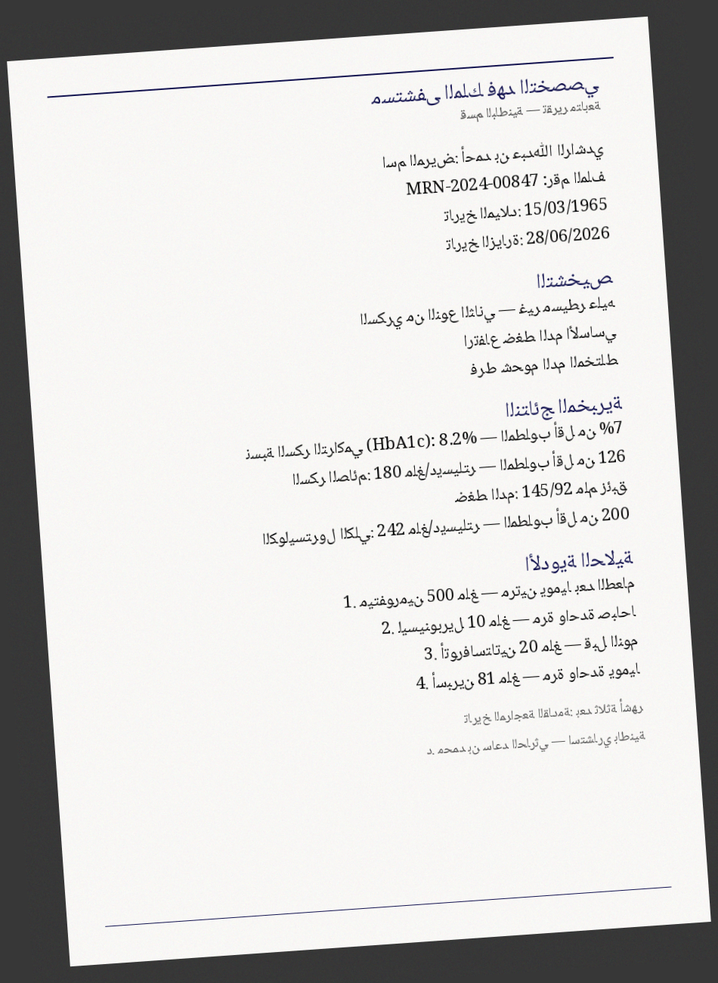
#> input picture verification/arabic_ocr_test_A_tilted.png, 718 x 983 px, shrunk from 950 x 1300 before the run
$ python -i deskew.py   (imports and definitions only)
#> lines starting #> are read from the running program, lines starting #| are printed output that depends on the picture; after the words box and inside, x2 and y2 are one past the last pixel; in counts of white or black regions, pixels touching at a corner belong together
#> further down, picture is the input picture: shape (983, 718, 3); mean B, G, R 208, 209.4, 210.2
"""
deskew.py
Corrects small rotation angles (typically -45° to +45°) caused by
placing paper slightly crooked on the scanner glass.
Uses Hough line transform for accuracy on text documents.
"""

import cv2
import numpy as np
from typing import Tuple


def detect_skew_angle(image: np.ndarray) -> float:
    """
    Detects the skew angle of a scanned document.

    Strategy:
    1. Convert to grayscale + threshold
    2. Detect lines using HoughLinesP
    3. Filter near-horizontal lines (text baseline)
    4. Return median angle

    Args:
        image: Input image (BGR or grayscale)

    Returns:
        Detected skew angle in degrees (negative = tilted left)
    """
    if len(image.shape) == 3:
        gray = cv2.cvtColor(image, cv2.COLOR_BGR2GRAY)
    else:
        gray = image.copy()

    # Threshold to get text as white on black
    _, thresh = cv2.threshold(gray, 0, 255, cv2.THRESH_BINARY_INV + cv2.THRESH_OTSU)
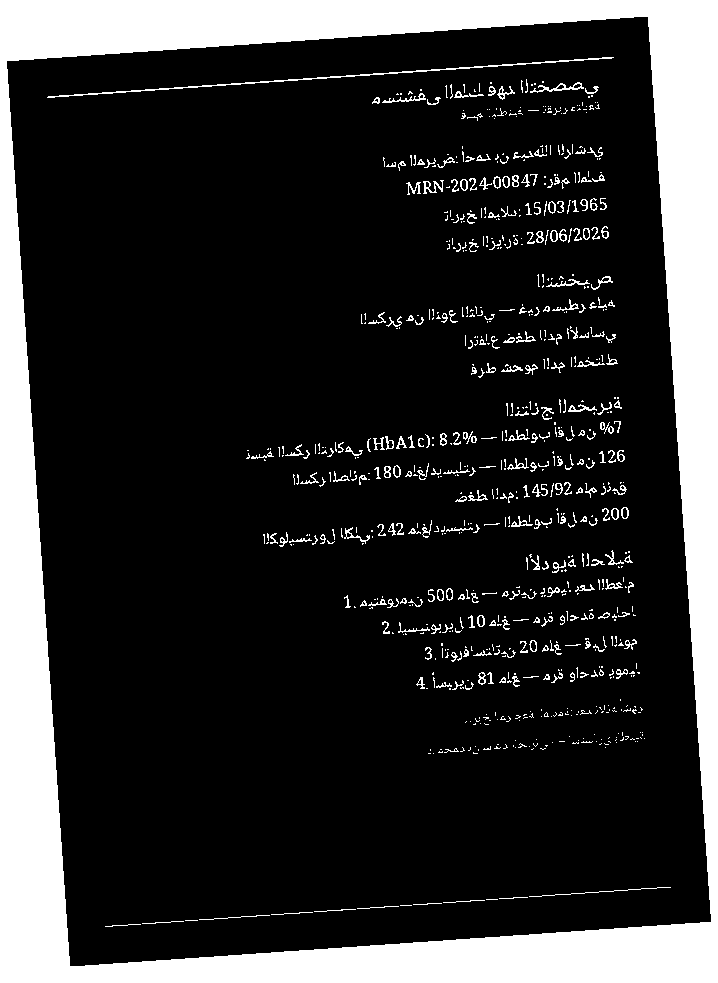
#> thresh: shape (983, 718); 19.5% white; 818 white regions (563 under 20 px), largest, box (x1, y1, x2, y2) and area: (0, 0, 718, 983) 122901, (47, 57, 614, 98) 962, (530, 82, 584, 93) 179

    # Morphological dilation to connect nearby characters into lines
    kernel = cv2.getStructuringElement(cv2.MORPH_RECT, (30, 1))
    dilated = cv2.dilate(thresh, kernel, iterations=2)
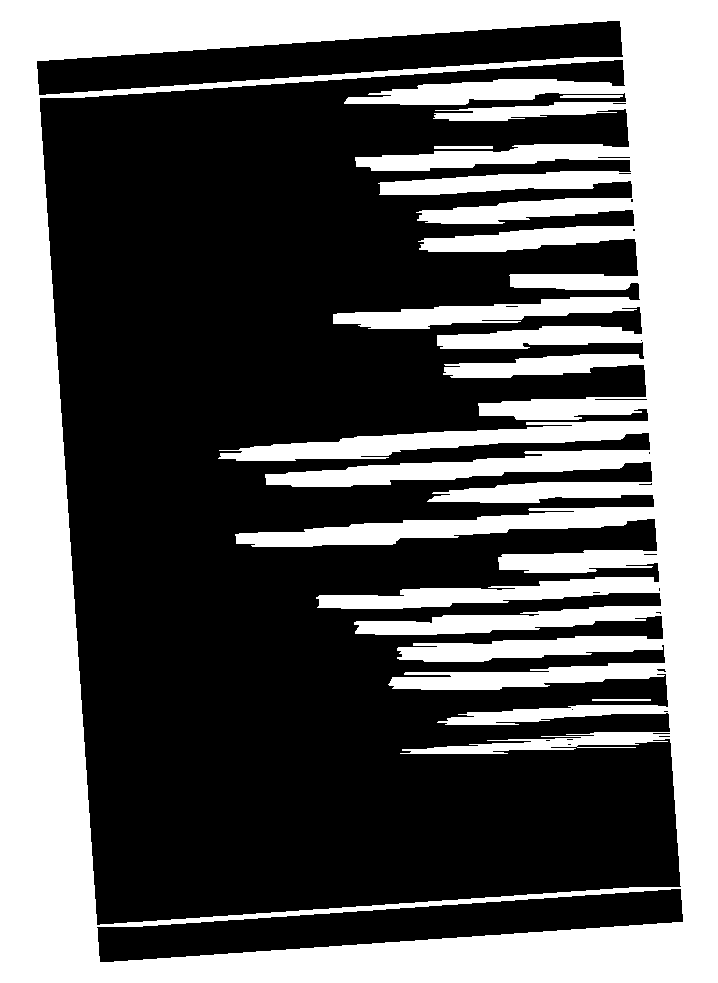
#> dilated: shape (983, 718); 38.6% white; 4 white regions, box (x1, y1, x2, y2) and area: (0, 0, 718, 983) 271841, (560, 95, 623, 98) 183, (434, 146, 493, 149) 177, (592, 699, 651, 701) 118

    # Detect lines
    lines = cv2.HoughLinesP(
        dilated,
        rho=1,
        theta=np.pi / 180,
        threshold=100,
        minLineLength=100,
        maxLineGap=20
    )
#> lines = 686 rows, first 6: [17, 0, 34, 982], [684, 0, 701, 982], [6, 982, 6, 0], [666, 0, 683, 982], [704, 982, 704, 0], [10, 982, 10, 0]

    if lines is None:
        return 0.0

    angles = []
    for line in lines:
        x1, y1, x2, y2 = line[0]
        if x2 - x1 == 0:
            continue
        angle = np.degrees(np.arctan2(y2 - y1, x2 - x1))
        # Keep only near-horizontal lines (text baselines)
        if -45 < angle < 45:
            angles.append(angle)
#> this loop made 686 passes
#> (x1, y1, x2, y2, angle) on passes 1, 2, 4: (17, 0, 34, 982, 89.01), (684, 0, 701, 982, 89.01), (666, 0, 683, 982, 89.01)
#> after the loop, angles = 104 values, max -0.818 at index 52, min -5.99 at index 9, mean -3.69

    if not angles:
        return 0.0

    # Use median to be robust against outliers
    median_angle = float(np.median(angles))
#> median_angle = -3.94

    # Clamp to reasonable range
    return max(-45.0, min(45.0, median_angle))


def detect_skew_angle_projection(image: np.ndarray) -> float:
    """
    Alternative skew detection using horizontal projection profile.
    More reliable for documents with sparse text.

    Args:
        image: Input image

    Returns:
        Detected skew angle in degrees
    """
    if len(image.shape) == 3:
        gray = cv2.cvtColor(image, cv2.COLOR_BGR2GRAY)
    else:
        gray = image.copy()

    _, thresh = cv2.threshold(gray, 0, 255, cv2.THRESH_BINARY_INV + cv2.THRESH_OTSU)

    best_angle = 0.0
    best_score = -1.0

    # Search angles from -15 to +15 degrees
    for angle in np.arange(-15, 15.5, 0.5):
        rotated = _rotate_image(thresh, angle)
        # Sum pixels per row — highest variance = most aligned
        projection = np.sum(rotated, axis=1)
        score = float(np.var(projection))
        if score > best_score:
            best_score = score
            best_angle = angle

    return best_angle


def deskew(image: np.ndarray, method: str = "hough") -> Tuple[np.ndarray, float]:
    """
    Corrects the skew of a scanned document.

    Args:
        image: Input image (BGR or grayscale)
        method: "hough" (fast, good for text-rich pages) or
                "projection" (slower, better for sparse text)

    Returns:
        Tuple of (deskewed image, angle that was corrected)
    """
    if method == "projection":
        angle = detect_skew_angle_projection(image)
    else:
        angle = detect_skew_angle(image)
#> angle = -3.94

    # No correction needed for very small angles
    if abs(angle) < 0.3:
        return image, 0.0

    corrected = _rotate_image(image, -angle, white_background=True)
    return corrected, angle


def _rotate_image(image: np.ndarray, angle: float, white_background: bool = True) -> np.ndarray:
    """
    Rotates image around its center with optional white background fill.

    Args:
        image: Input image
        angle: Rotation angle in degrees (positive = counter-clockwise)
        white_background: Fill empty areas with white instead of black

    Returns:
        Rotated image (same size as input)
    """
#> called with angle = 3.94, white_background = True
    h, w = image.shape[:2]
#> h = 983; w = 718
    cx, cy = w // 2, h // 2
#> cx = 359; cy = 491

    matrix = cv2.getRotationMatrix2D((cx, cy), angle, 1.0)

    if white_background:
        if len(image.shape) == 3:
            border_value = (255, 255, 255)
        else:
            border_value = 255
    else:
        border_value = 0

    rotated = cv2.warpAffine(
        image, matrix, (w, h),
        flags=cv2.INTER_LINEAR,
        borderMode=cv2.BORDER_CONSTANT,
        borderValue=border_value
    )
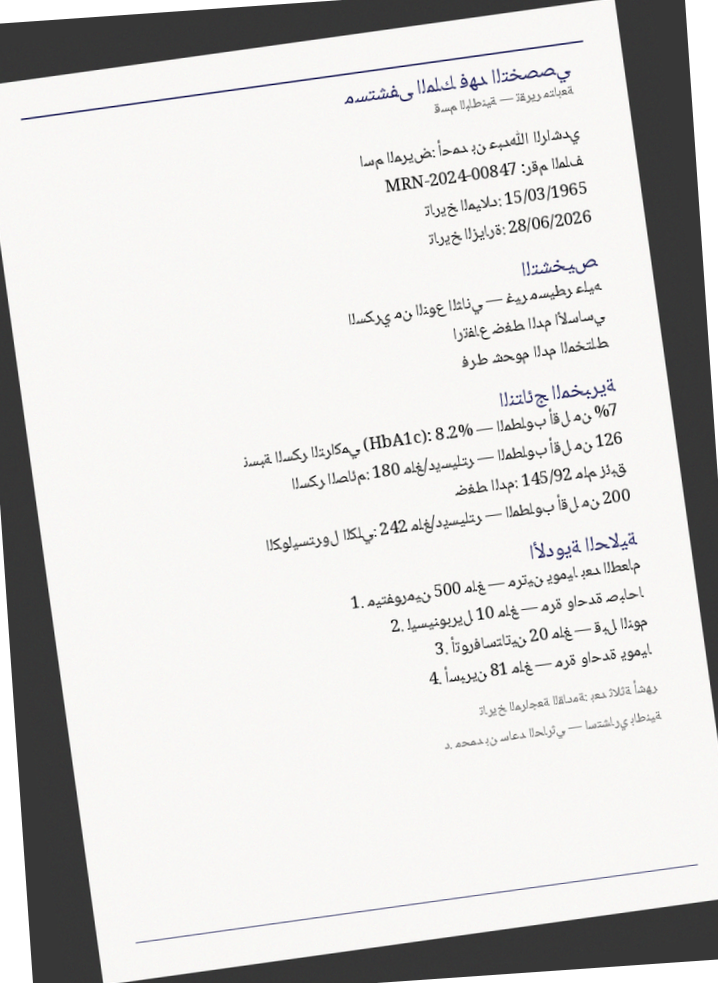
#> rotated: shape (983, 718, 3); mean B, G, R 213.9, 215.2, 216

    return rotated

>>> import cv2
>>> picture = cv2.imread('../../verification/arabic_ocr_test_A_tilted.png')
>>> result = deskew(picture)
